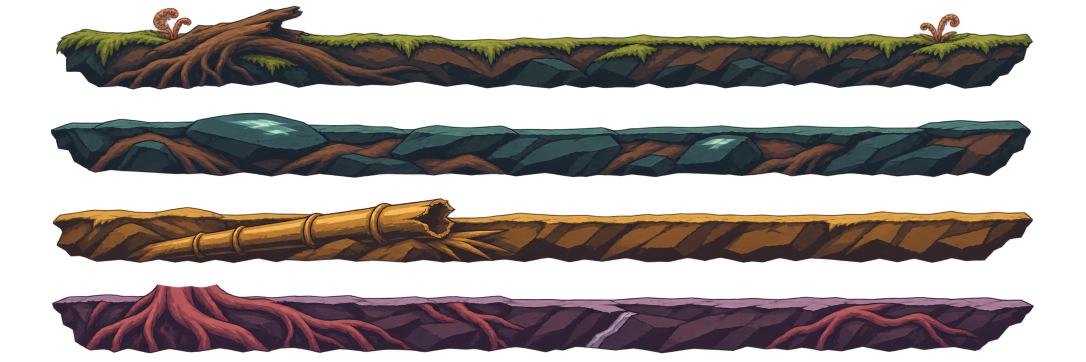
#> input picture docs/arte/fontes/panoramas/margens.png, 2172 x 724 px (shown at 1/2 size)
$ python preparar_margens.py
#> lines starting #> are read from the running program, lines starting #| are printed output that depends on the picture
"""Prepara as quatro margens laterais a partir da pintura em faixas."""
from pathlib import Path
from statistics import median

from PIL import Image, ImageChops, ImageDraw

RAIZ = Path(__file__).resolve().parents[1]
CORES = ((32, 30, 39), (30, 38, 45), (48, 37, 36), (39, 29, 44))
# Limites verticais e janela de detalhe de cada pintura (coordenadas do mestre).
CORTES = ((0, 200, 275), (203, 372, 175), (377, 550, 340), (552, 724, 215))


def preparar():
    folha = Image.open(RAIZ / "docs/arte/fontes/panoramas/margens.png").convert("RGBA")
#> folha is the input picture: PIL image 2172x724 RGBA; mean R, G, B, A 40.6, 32.4, 29.5, 124.6
    pasta = RAIZ / "assets/arte/margens"
    for i, (y0, y1, inicio) in enumerate(CORTES):
        faixa = folha.crop((0, y0, folha.width, y1))
        alfa = faixa.getchannel("A").point(lambda a: 0 if a < 28 else min(255, round(a * 255/252)))
        faixa.putalpha(alfa)
        faixa = faixa.crop(alfa.getbbox())
        recorte = faixa.crop((inicio, 0, inicio + 850, faixa.height))
        # Guarda a borda real do pouso e deixa raízes e lascas acima dela.
        alpha = recorte.getchannel("A")
        perfil = [alpha.crop((x, 0, x+1, alpha.height)).getbbox()[1] for x in range(0, alpha.width, 6)]
        topo = round(median(perfil))
        # Usa a extensão da gravura. A borda final se funde ao início antes do corte
        # do ladrilho, sem duplicar pedras simetricamente em cada emenda.
        terra = faixa.crop((80, 0, faixa.width-80, faixa.height))
        alfa_terra = terra.getchannel("A")
        solo = Image.new("RGB", (terra.width, 150), CORES[i])
        for x in range(terra.width):
            coluna = terra.crop((x, 0, x+1, terra.height))
            borda = alfa_terra.crop((x, 0, x+1, terra.height)).point(lambda a: 255 if a>=160 else 0).getbbox()
            inicio_coluna = max(topo-3, borda[1] if borda else topo)
            solo.paste(coluna, (x, -inicio_coluna), coluna)
        mix = Image.new("L", solo.size)
        pincel = ImageDraw.Draw(mix)
        for y in range(solo.height):
            pincel.line((0, y, solo.width, y), fill=round(255 * max(0, (y-65)/84)**1.3))
        solo = Image.composite(Image.new("RGB", solo.size, CORES[i]), solo, mix)
        margem = 110
        for x in range(margem):
            a = solo.crop((solo.width-margem+x, 0, solo.width-margem+x+1, solo.height))
            b = solo.crop((x, 0, x+1, solo.height))
            solo.paste(Image.blend(a,b,x/(margem-1)),(solo.width-margem+x,0))
        solo.crop((margem,0,solo.width,solo.height)).save(pasta / f"solo-{i}.png", optimize=True)

        # Mantém as pontas quebradas da ilustração na escala dos patamares curtos.
        miolo = recorte.crop((0, 0, 590, recorte.height))
        patamar = Image.new("RGBA", (750, 180))
        dy = 22 - topo
        patamar.alpha_composite(miolo, (80, dy))
        for x, pos in ((0, 0), (faixa.width - 100, 650)):
            ponta = faixa.crop((x, 0, x + 100, faixa.height))
            mascara = Image.new("L", ponta.size, 255)
            d = ImageDraw.Draw(mascara)
            for k in range(20):
                col = 99-k if pos == 0 else k
                d.line((col, 0, col, ponta.height), fill=round(255*k/19))
            ponta.putalpha(ImageChops.multiply(ponta.getchannel("A"), mascara))
            patamar.alpha_composite(ponta, (pos, dy))
        patamar.save(pasta / f"patamar-{i}.png", optimize=True)
#> this loop made 4 passes
#> (topo, dy) on passes 1 to 4: (59, -37), (24, -2), (31, -9), (25, -3)
#> pass 1, in preparar, `recorte = faixa.crop((inicio, 0, inicio + 850, faixa.height))`:
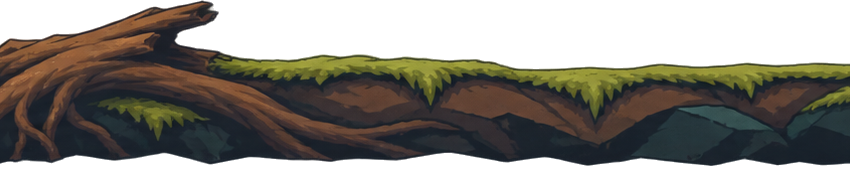
#> recorte: PIL image 850x169 RGBA; mean R, G, B, A 43.9, 40.5, 31.9, 161; transparent parts drawn white
#> after the loop:
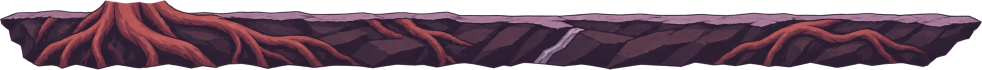
#> faixa: PIL image 1964x139 RGBA (shown at 1/2 size); mean R, G, B, A 64.9, 40.6, 54.3, 187.5; transparent parts drawn white
#> after the loop:
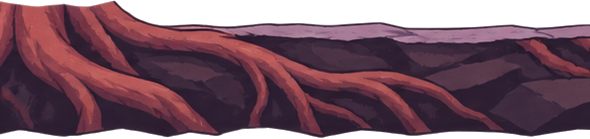
#> miolo: PIL image 590x139 RGBA; mean R, G, B, A 76.4, 43.8, 57.2, 205.2; transparent parts drawn white
#> after the loop:
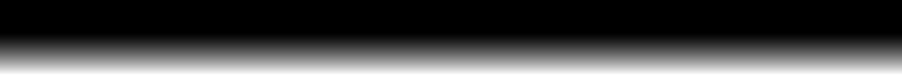
#> mix: PIL image 1804x150 L (shown at 1/2 size); min 0, max 255, mean 63
#> after the loop:
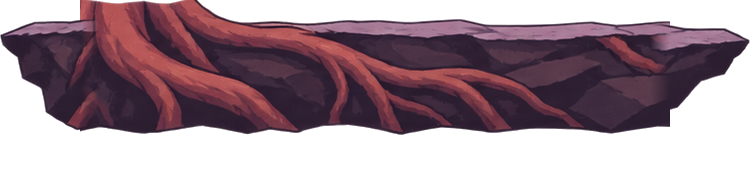
#> patamar: PIL image 750x180 RGBA; mean R, G, B, A 50.1, 29.5, 38.8, 142.3; transparent parts drawn white
#> after the loop:
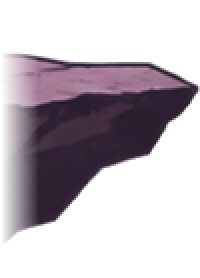
#> ponta: PIL image 100x139 RGBA (shown 2 times larger); mean R, G, B, A 34.3, 24.5, 33.7, 87.5; transparent parts drawn white
#> after the loop:
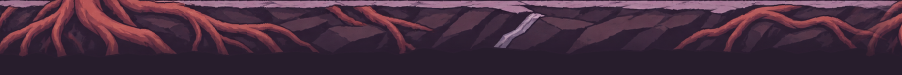
#> solo: PIL image 1804x150 RGB (shown at 1/2 size); mean R, G, B 70.3, 45.3, 62


if __name__ == "__main__":
    preparar()
